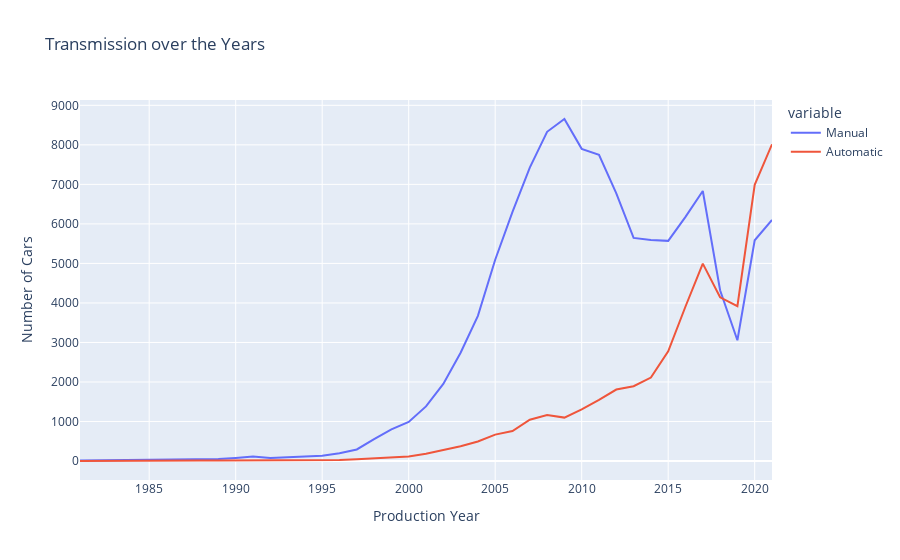

The cell this chart's notebook holds for it:
### Code cell
# Visualizing Transmission over the Years
fig = px.line(df2, x="Production_year", y=['Manual', 'Automatic'], 
labels={ "Production_year": "Production Year"},
title="Transmission over the Years")
fig.update_yaxes(title_text = "Number of Cars")
fig.show()

### Figure 1 — Plotly figure (JSON) as saved in the notebook; plotly's stock layout.template omitted (floating-point values rounded to 4 significant figures)
{"data": [{"hovertemplate": "variable=Manual<br>Production Year=%{x}<br>value=%{y}<extra></extra>", "legendgroup": "Manual", "line": {"color": "#636efa", "dash": "solid"}, "marker": {"symbol": "circle"}, "mode": "lines", "name": "Manual", "orientation": "v", "showlegend": true, "type": "scatter", "x": [1981, 1982, 1983, 1984, 1985, 1986, 1987, 1988, 1989, 1990, 1991, 1992, 1993, 1994, 1995, 1996, 1997, 1998, 1999, 2000, 2001, 2002, 2003, 2004, 2005, 2006, 2007, 2008, 2009, 2010, 2011, 2012, 2013, 2014, 2015, 2016, 2017, 2018, 2019, 2020, 2021], "xaxis": "x", "y": [13, 18, 21, 11, 20, 25, 38, 36, 51, 79, 114, 75, 93, 112, 134, 196, 293, 552, 800, 989, 1383, 1950, 2742, 3673, 5092, 6304, 7426, 8330, 8654, 7899, 7748, 6770, 5646, 5595, 5571, 6179, 6833, 4322, 3056, 5585, 6098], "yaxis": "y"}, {"hovertemplate": "variable=Automatic<br>Production Year=%{x}<br>value=%{y}<extra></extra>", "legendgroup": "Automatic", "line": {"color": "#EF553B", "dash": "solid"}, "marker": {"symbol": "circle"}, "mode": "lines", "name": "Automatic", "orientation": "v", "showlegend": true, "type": "scatter", "x": [1981, 1982, 1983, 1984, 1985, 1986, 1987, 1988, 1989, 1990, 1991, 1992, 1993, 1994, 1995, 1996, 1997, 1998, 1999, 2000, 2001, 2002, 2003, 2004, 2005, 2006, 2007, 2008, 2009, 2010, 2011, 2012, 2013, 2014, 2015, 2016, 2017, 2018, 2019, 2020, 2021], "xaxis": "x", "y": [4, 3, 5, 6, 9, 1, 7, 11, 16, 18, 18, 19, 12, 22, 29, 24, 47, 67, 86, 117, 183, 283, 374, 495, 669, 759, 1047, 1163, 1099, 1309, 1547, 1809, 1893, 2111, 2778, 3910, 4994, 4142, 3917, 6989, 8013], "yaxis": "y"}], "layout": {"legend": {"title": {"text": "variable"}, "tracegroupgap": 0}, "title": {"text": "Transmission over the Years"}, "xaxis": {"anchor": "y", "domain": [0, 1], "title": {"text": "Production Year"}}, "yaxis": {"anchor": "x", "domain": [0, 1], "title": {"text": "Number of Cars"}}}}
